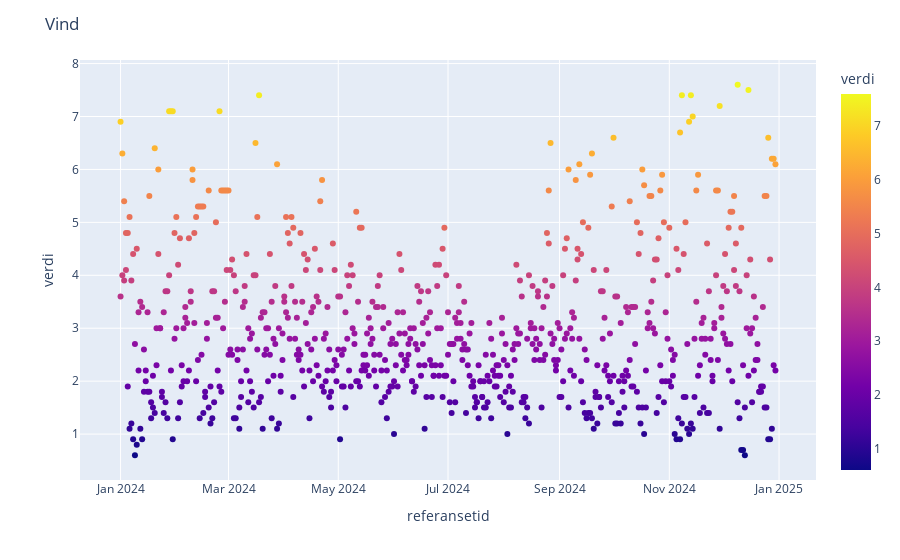

Write notebook code for a chart like this one.
### Markdown cell above
I denne grafen er det også lagt inn årlig gjennomsitt og medianen av vind. Da kan vi se at det er i mars, mai og september det blåser likest med det årlige gjennomsnittet. Det er i juli og august det er likest med medianen.

### Code cell
fig = px.scatter(clean_wind, x="referansetid", y="verdi", color = "verdi")
fig.update_layout(title = dict(text = "Vind"))
fig.show()

### Figure 1 — Plotly figure (JSON) as saved in the notebook; plotly's stock layout.template omitted (floating-point values rounded to 4 significant figures; data arrays with more than 128 entries replaced by an {"elided": "..."} marker saying what was removed)
{"data": [{"hovertemplate": "referansetid=%{x}<br>verdi=%{marker.color}<extra></extra>", "legendgroup": "", "marker": {"color": {"elided": "730 float values"}, "coloraxis": "coloraxis", "symbol": "circle"}, "mode": "markers", "name": "", "orientation": "v", "showlegend": false, "type": "scatter", "x": {"elided": "730 str values"}, "xaxis": "x", "y": {"elided": "730 float values"}, "yaxis": "y"}], "layout": {"coloraxis": {"colorbar": {"title": {"text": "verdi"}}, "colorscale": [[0, "#0d0887"], [0.1111, "#46039f"], [0.2222, "#7201a8"], [0.3333, "#9c179e"], [0.4444, "#bd3786"], [0.5556, "#d8576b"], [0.6667, "#ed7953"], [0.7778, "#fb9f3a"], [0.8889, "#fdca26"], [1, "#f0f921"]]}, "legend": {"tracegroupgap": 0}, "margin": {"t": 60}, "title": {"text": "Vind"}, "xaxis": {"anchor": "y", "domain": [0, 1], "title": {"text": "referansetid"}}, "yaxis": {"anchor": "x", "domain": [0, 1], "title": {"text": "verdi"}}}}
